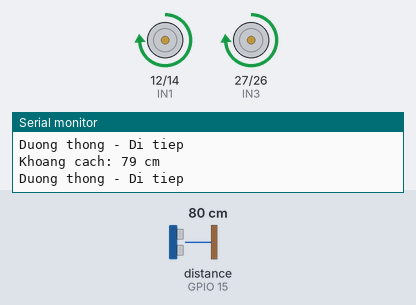
Recording of a sketch running on a simulated ESP32. On the bench: motor-driver pin pairs drawn as motors (green arrow = first pin HIGH = forward, orange = second pin HIGH = backward, longer = more drive, scaled by the enable pin), the last lines printed to the serial monitor. Wiring (inferred from the names in the program): ultrasonic range finder: trigger GPIO 5; echo GPIO 15. Inputs (shaded band) come from the test bench; at power-on: distance to the obstacle (sensor on GPIO 15) 80 cm. The echo pulse lasts 58.3 µs per cm.

Above: at 1.2 s.
1.3 s: distance to the obstacle (sensor on GPIO 15) set to 12 cm
2.8 s: distance to the obstacle (sensor on GPIO 15) set to 9 cm
At 4.2 s:
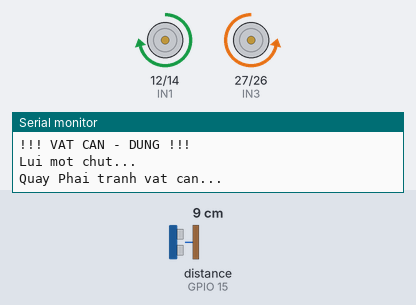
At 4.9 s:
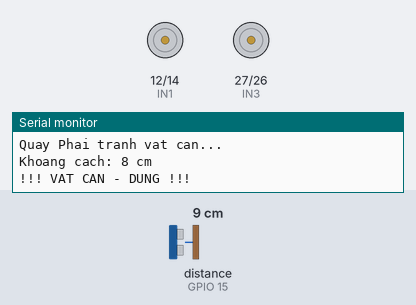
5.8 s: distance to the obstacle (sensor on GPIO 15) set to 18 cm
7.8 s: distance to the obstacle (sensor on GPIO 15) set to 2 cm
At 8.7 s:
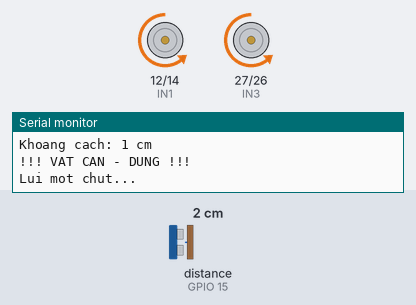
Timing chart, 0 to 11.8 s (numbered marks = the images above; inputs shaded):
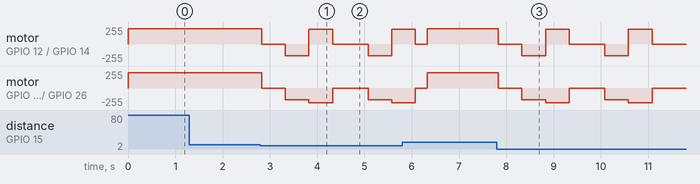

The sketch:

Robot_doi_huong_gap_vat_can.ino
```cpp
#include <Arduino.h>

// Chân Motor (Giữ nguyên của bạn)
#define IN1 12
#define IN2 14
#define ENA 13
#define IN3 27
#define IN4 26
#define ENB 25

// Chân Siêu âm
#define TRIG_PIN 5
#define ECHO_PIN 15

const int freq = 1000; // Tần số thấp cho lực kéo mạnh
const int resolution = 8;

void setMotors(int leftSpeed, int rightSpeed) {
  if (leftSpeed >= 0) { digitalWrite(IN1, HIGH); digitalWrite(IN2, LOW); }
  else { digitalWrite(IN1, LOW); digitalWrite(IN2, HIGH); leftSpeed = -leftSpeed; }

  if (rightSpeed >= 0) { digitalWrite(IN3, HIGH); digitalWrite(IN4, LOW); }
  else { digitalWrite(IN3, LOW); digitalWrite(IN4, HIGH); rightSpeed = -rightSpeed; }

  ledcWrite(ENA, constrain(leftSpeed, 0, 255));
  ledcWrite(ENB, constrain(rightSpeed, 0, 255));
}

// Hàm đo khoảng cách (cm)
long getDistance() {
  digitalWrite(TRIG_PIN, LOW);
  delayMicroseconds(2);
  digitalWrite(TRIG_PIN, HIGH);
  delayMicroseconds(10);
  digitalWrite(TRIG_PIN, LOW);
  long duration = pulseIn(ECHO_PIN, HIGH);
  return duration * 0.034 / 2;
}

void setup() {
  Serial.begin(115200);
  pinMode(IN1, OUTPUT); pinMode(IN2, OUTPUT);
  pinMode(IN3, OUTPUT); pinMode(IN4, OUTPUT);
  pinMode(TRIG_PIN, OUTPUT);
  pinMode(ECHO_PIN, INPUT);

  ledcAttach(ENA, freq, resolution);
  ledcAttach(ENB, freq, resolution);
}

void loop() {
  long distance = getDistance();
  Serial.print("Khoang cach: "); Serial.print(distance); Serial.println(" cm");

  if (distance > 0 && distance < 10) { // Nếu thấy vật cản gần hơn 30cm
    Serial.println("!!! VAT CAN - DUNG !!!");
    setMotors(0, 0);
    delay(500);

    Serial.println("Lui mot chut...");
    setMotors(-180, -180);
    delay(500);

    Serial.println("Quay Phai tranh vat can...");
    setMotors(220, -220); // Tốc độ vừa phải để quay chuẩn
    delay(500); // Chỉnh thời gian này để quay đủ góc né

    setMotors(0, 0);
    delay(200);
  }
  else {
    Serial.println("Duong thong - Di tiep");
    setMotors(230, 230); // Chạy thẳng với tốc độ cao
  }
  delay(50); // Đợi một chút trước khi đo lần tiếp theo
}
```

Measured:
- the behaviour switches between 11 and 10 cm on distance to the obstacle (sensor on GPIO 15) (found by bisection; images 0 and 1)
